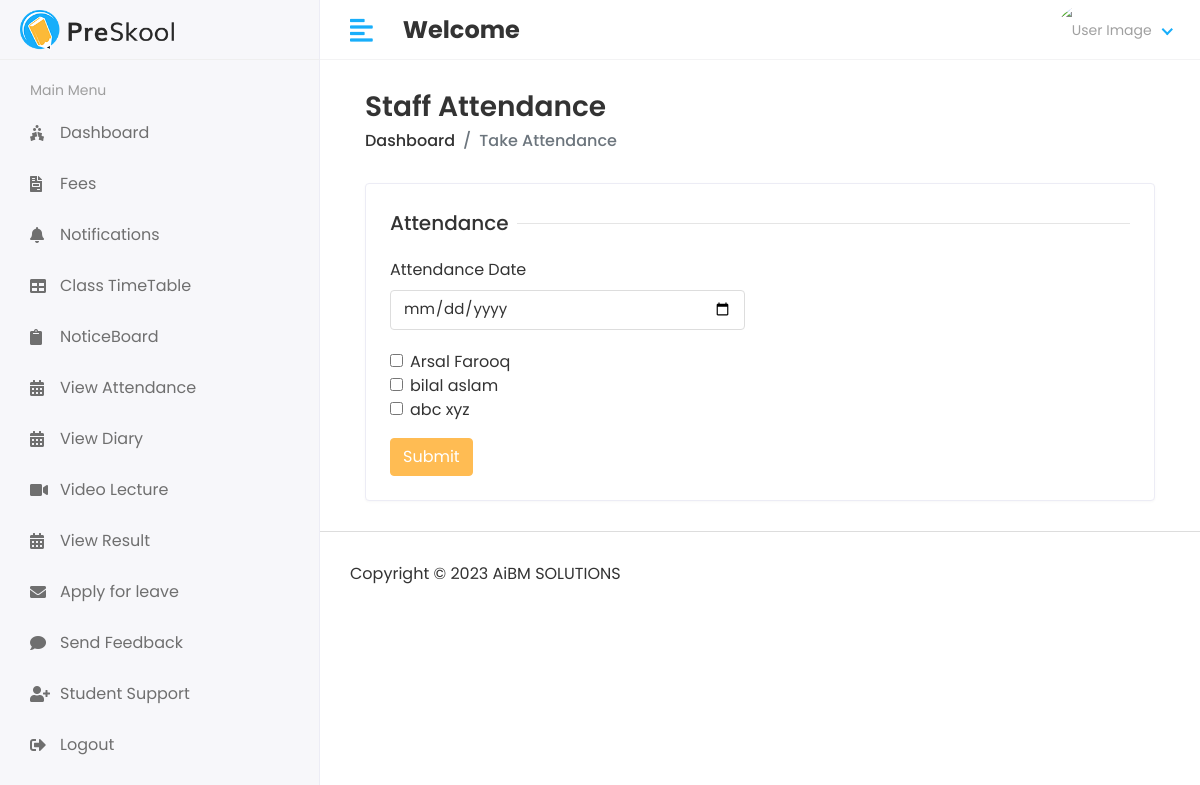
/hod/teacher_attendance, run on the app's committed database.
### schoolsystem/models.py (models this page shows, shortened)
class Staff(models.Model):
    admin = models.OneToOneField(CustomUser, on_delete=models.CASCADE)
    address = models.TextField()
    gender = models.CharField(max_length=100)
    created_at = models.DateTimeField(auto_now_add=True)
    updated_at = models.DateTimeField(auto_now=True)

class CustomUser(AbstractUser):
    User = (
        (1, 'HOD'),
        (2, 'STAFF'),
        (3, 'STUDENT'),
    )
    user_type = models.CharField(choices=User, max_length=50, default=1)
    profile_pic = models.ImageField(upload_to='media/profile_pic')

### student_management_system/hod_views.py (the view)
# urls.py: path('hod/teacher_attendance', hod_views.TEACHER_ATTENDANCE, name='teacher_attendance'),
def TEACHER_ATTENDANCE(request):
    staff = Staff.objects.all()
    context = {
        'staff': staff,
    }
    return render(request, 'hod/teacher_attendance.html', context)

### templates/hod/teacher_attendance.html (shortened to what this page needs)
{% extends 'base.html' %}
{% block content %}
<div class="content container-fluid">
                <div class="page-header">
                    <div class="row align-items-center">
                        <div class="col">
                            <h3 class="page-title">Staff Attendance</h3>
                            <ul class="breadcrumb">
                                <li class="breadcrumb-item"><a href="subjects.html">Dashboard</a></li>
                                <li class="breadcrumb-item active">Take Attendance</li>
                            </ul>
                        </div>
                    </div>
                </div>
                <div class="row">
                    <div class="col-sm-12">
                        <div class="card">
                            <div class="card-body">
                                    <form action="{% url 'take_teacher_attendance' %}" method="post">
                                    <div class="row">
                                        <div class="col-12">
                                            <h5 class="form-title"><span>Attendance</span></h5>
                                        </div>
                                        <div class="col-12 col-sm-6">
                                            <div class="form-group">
                                                <label>Attendance Date</label>
                                                <input type="date" class="form-control" name="attendance_date" required>
                                            </div>
                                        </div>
                                        {% for i in staff %}
                                        <div class="col-12">
                                            <div class="form-check">
                                                <input type="checkbox" class="form-check-input" id="exampleCheck1" value="{{i.id}}" name="staff_id">
                                                <label class="form-check-label" for="exampleCheck1">{{i.admin.first_name}} {{i.admin.last_name}}</label>
                                            </div>
                                        </div>
                                        {% endfor %}
                                        <div class="col-12 mt-3">
                                            <button type="submit" class="btn btn-primary">Submit</button>
                                        </div>
                                    </div>
                                </form>
                            </div>
                        </div>
                    </div>
                </div>
            </div>
{% endblock %}

### static/assets/css/style.css (style rules this page uses)
html { height: 100%; }
body { background-color: #fff; color: #333; font-family: 'Poppins', sans-serif; font-size: 1rem; height: 100%; line-height: 1.5; overflow-x: hidden; }
h1, h2, h3, h4, h5, h6 { font-family: 'Poppins', sans-serif; margin-top: 0; }
.form-control { border: 1px solid #ddd; box-shadow: none; color: #333; font-size: 15px; height: 40px; }
a { color: #009ce7; }
input, button, a { transition: all 0.4s ease; -moz-transition: all 0.4s ease; -o-transition: all 0.4s ease; -ms-transition: all 0.4s ease; -webkit-transition: all 0.4s ease; }
input, input:focus, button, button:focus { outline: none; }
.form-group { margin-bottom: 1.25rem; }
ul, ol { padding: 0px; list-style: none; }
.btn-primary { background-color: #FFBC53; border: 1px solid #FFBC53; }
.card { border: 1px solid #ececf5; box-shadow: 0 1px 3px 0 rgba(0, 0, 0, 0.03); margin-bottom: 1.875rem; }
.card-body { padding: 1.5rem; }
.page-header { margin-bottom: 1.875rem; }
.page-header .breadcrumb { background-color: transparent; color: #6c757d; font-size: 1rem; font-weight: 500; margin-bottom: 0; padding: 0; }
.page-header .breadcrumb a { color: #333; }
.page-title { font-size: 28px; font-weight: 600; color: #333; margin-bottom: 5px; }
.form-title { width: 100%; max-width: 100%; padding: 0; font-size: 1.25rem; font-weight: 500; line-height: inherit; color: #333; white-space: normal; position: relative; display: block; margin-bottom: 20px; }
.form-title:before { content: ""; position: absolute; left: 0px; right: 0px; height: 1px; top: 50%; background-color: rgba(0, 0, 0, 0.1); }
.form-title span { padding: 0px 0.5rem 0 0; background-color: #fff; display: inline-block; z-index: 2; position: relative; }

### data on the page
Staff: admin.first_name "Arsal", admin.last_name "Farooq"
Staff: admin.first_name "bilal", admin.last_name "aslam"
Staff: admin.first_name "abc", admin.last_name "xyz"
